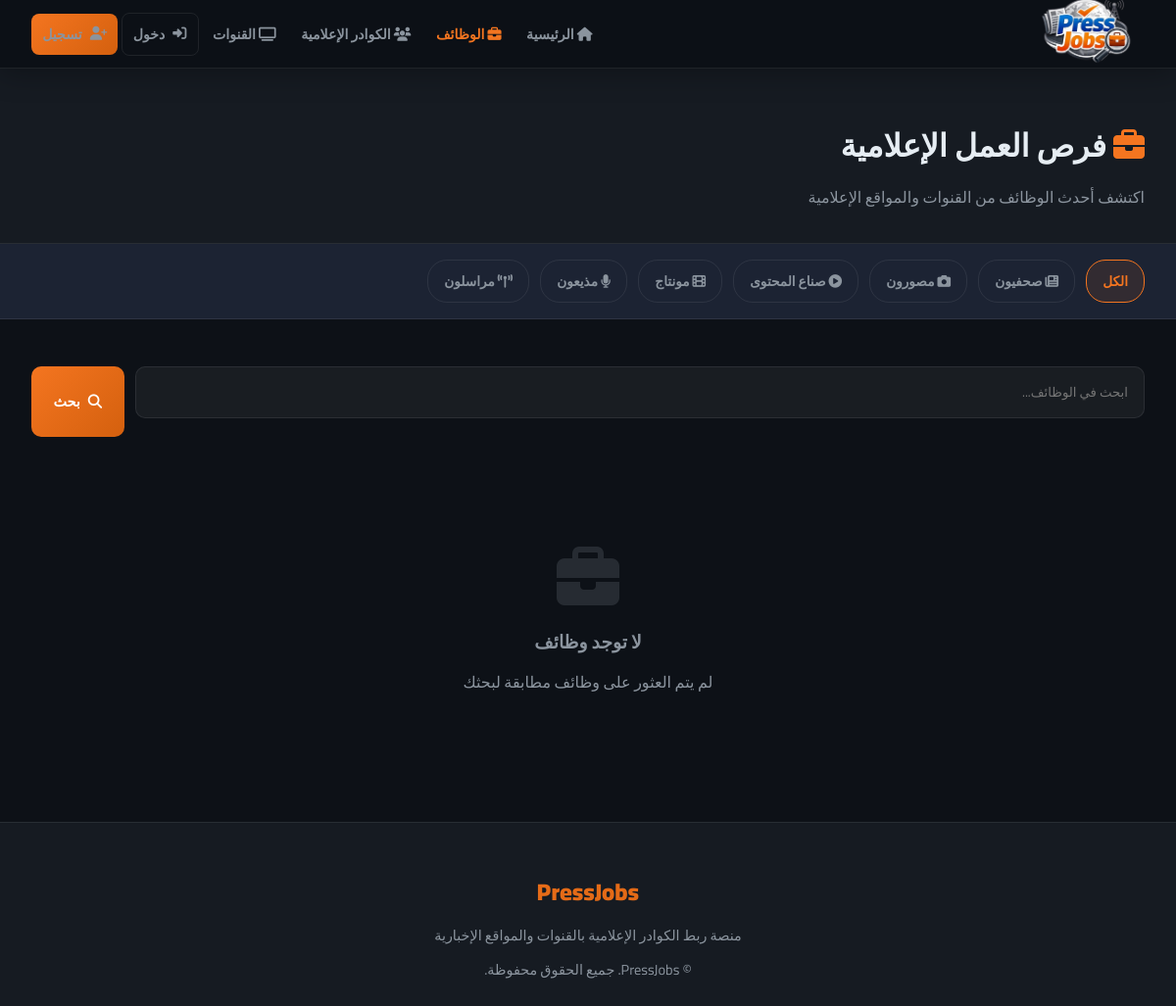
/jobs, run on an earlier commit of the app's database.
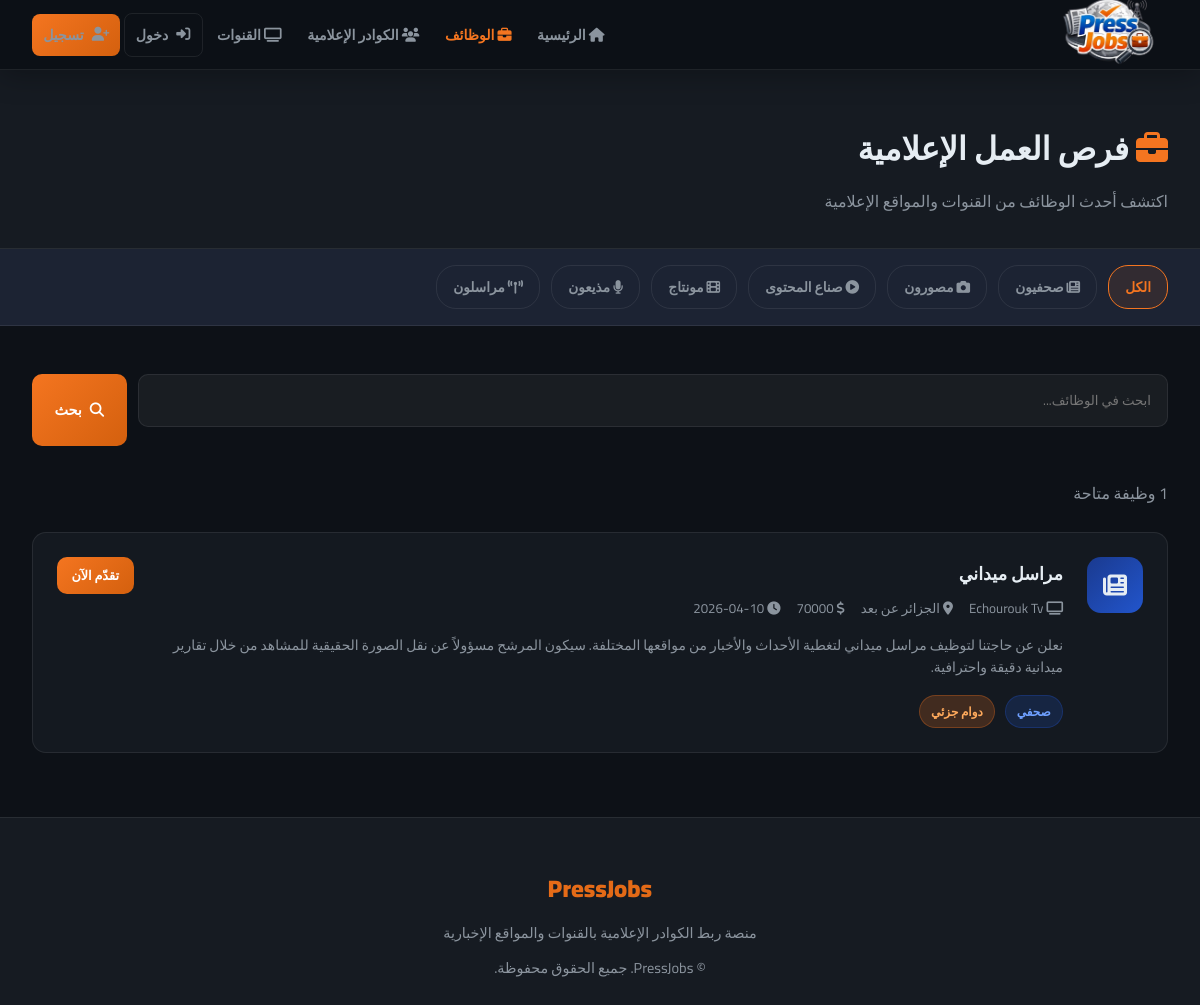
And on a later commit of the database.
### tables this page shows
CREATE TABLE jobs (
        id INTEGER PRIMARY KEY AUTOINCREMENT,
        channel_id INTEGER NOT NULL,
        title TEXT NOT NULL,
        description TEXT NOT NULL,
        category TEXT NOT NULL,
        location TEXT,
        job_type TEXT,
        salary TEXT,
        requirements TEXT,
        created_at TEXT DEFAULT CURRENT_TIMESTAMP,
        FOREIGN KEY(channel_id) REFERENCES users(id)
    );

CREATE TABLE users (
        id INTEGER PRIMARY KEY AUTOINCREMENT,
        name TEXT NOT NULL,
        email TEXT UNIQUE NOT NULL,
        password TEXT NOT NULL,
        account_type TEXT NOT NULL,
        bio TEXT,
        location TEXT,
        skills TEXT,
        education TEXT,
        experience TEXT,
        profile_image TEXT,
        created_at TEXT DEFAULT CURRENT_TIMESTAMP
    , last_name TEXT, gender TEXT, civil_status TEXT, specialty TEXT, years_experience TEXT, preferred_channels TEXT, extra_skills TEXT, cv_filename TEXT, intro_video TEXT, article_links TEXT, channel_type TEXT, cover_image TEXT, is_admin INTEGER DEFAULT 0);

### app.py (the view)
@app.route('/jobs')
def jobs():
    category = request.args.get('category', '')
    search   = request.args.get('search', '')
    conn = get_db()
    query = '''SELECT jobs.*, users.name as channel_name FROM jobs
               JOIN users ON jobs.channel_id = users.id WHERE 1=1'''
    params = []
    if category:
        query += ' AND jobs.category=?'
        params.append(category)
    if search:
        query += ' AND (jobs.title LIKE ? OR jobs.description LIKE ?)'
        params.extend([f'%{search}%', f'%{search}%'])
    query += ' ORDER BY jobs.created_at DESC'
    all_jobs = conn.execute(query, params).fetchall()
    conn.close()
    return render_template('jobs.html', jobs=all_jobs, category=category, search=search)

### app.py (called while the page is built)
def get_db():
    conn = sqlite3.connect(DB_PATH)
    conn.row_factory = sqlite3.Row
    return conn

### templates/jobs.html (shortened to what this page needs)
{% extends 'base.html' %}
{% block content %}
<div class="page-header">
    <div style="max-width:1200px;margin:0 auto">
        <h1><i class="fas fa-briefcase" style="color:var(--orange)"></i> فرص العمل الإعلامية</h1>
        <p>اكتشف أحدث الوظائف من القنوات والمواقع الإعلامية</p>
    </div>
</div>
<div class="filter-bar">
    <a href="/jobs" {% if not category %}class="active"{% endif %}>الكل</a>
    <a href="/jobs?category=journalist" {% if category=='journalist' %}class="active"{% endif %}><i class="fas fa-newspaper"></i> صحفيون</a>
    <a href="/jobs?category=photographer" {% if category=='photographer' %}class="active"{% endif %}><i class="fas fa-camera"></i> مصورون</a>
    <a href="/jobs?category=content" {% if category=='content' %}class="active"{% endif %}><i class="fas fa-play-circle"></i> صناع المحتوى</a>
    <a href="/jobs?category=editor" {% if category=='editor' %}class="active"{% endif %}><i class="fas fa-film"></i> مونتاج</a>
    <a href="/jobs?category=presenter" {% if category=='presenter' %}class="active"{% endif %}><i class="fas fa-microphone"></i> مذيعون</a>
    <a href="/jobs?category=reporter" {% if category=='reporter' %}class="active"{% endif %}><i class="fas fa-broadcast-tower"></i> مراسلون</a>
</div>
<div class="jobs-layout">
    <form class="search-form" method="get">
        <input class="form-group input" type="text" name="search" value="{{ search }}" placeholder="ابحث في الوظائف..." style="padding:0.8rem 1rem;background:rgba(255,255,255,0.05);border:1.5px solid var(--border);border-radius:10px;color:var(--text);font-family:inherit;outline:none">
        <button type="submit" class="btn btn-primary"><i class="fas fa-search"></i> بحث</button>
    </form>
    {% if jobs %}
    <p style="color:var(--text-muted);margin-bottom:1.5rem">{{ jobs|length }} وظيفة متاحة</p>
    {% for job in jobs %}
    <a href="/job/{{ job.id }}" class="job-list-card">
        <div class="jlc-icon"><i class="fas fa-{{ {'journalist':'newspaper','photographer':'camera','content':'play-circle','editor':'film','presenter':'microphone','reporter':'broadcast-tower'}.get(job.category, 'briefcase') }}"></i></div>
        <div class="jlc-body">
            <h3>{{ job.title }}</h3>
            <div class="jlc-meta">
                <span><i class="fas fa-tv"></i> {{ job.channel_name }}</span>
                {% if job.location %}<span><i class="fas fa-map-marker-alt"></i> {{ job.location }}</span>{% endif %}
                {% if job.salary %}<span><i class="fas fa-dollar-sign"></i> {{ job.salary }}</span>{% endif %}
                <span><i class="fas fa-clock"></i> {{ job.created_at[:10] }}</span>
            </div>
            <p class="jlc-excerpt">{{ job.description }}</p>
            <div class="jlc-footer">
                <span class="badge badge-blue">{{ {'journalist':'صحفي','photographer':'مصور','content':'صانع محتوى','editor':'مونتير','presenter':'مذيع','reporter':'مراسل'}.get(job.category, job.category) }}</span>
                {% if job.job_type %}<span class="badge badge-orange">{{ job.job_type }}</span>{% endif %}
            </div>
        </div>
        <span class="btn btn-primary btn-sm">تقدّم الآن</span>
    </a>
    {% endfor %}
    {% else %}
    <div class="empty-state">
        <i class="fas fa-briefcase"></i>
        <h3 style="margin-bottom:0.5rem">لا توجد وظائف</h3>
        <p>لم يتم العثور على وظائف مطابقة لبحثك</p>
    </div>
    {% endif %}
</div>
{% endblock %}

### templates/base.html (shortened to what this page needs)
<!DOCTYPE html>
<html lang="ar" dir="rtl">
<head>
    <link rel="stylesheet" href="https://cdnjs.cloudflare.com/ajax/libs/font-awesome/6.4.0/css/all.min.css">
</head>
<body>
<nav>
    <a href="/" class="nav-brand">
        <img src="/static/images/logo.png" alt="PressJobs">
    </a>
    <div class="nav-links" id="navLinks">
        {% if not session.user_id %}<a href="/" {% if request.endpoint=='index' %}class="active"{% endif %}><i class="fas fa-home"></i> الرئيسية</a>{% endif %}
        <a href="/jobs" {% if request.endpoint=='jobs' %}class="active"{% endif %}><i class="fas fa-briefcase"></i> الوظائف</a>
        <a href="/journalists" {% if request.endpoint=='journalists' %}class="active"{% endif %}><i class="fas fa-users"></i> الكوادر الإعلامية</a>
        <a href="/channels" {% if request.endpoint=='channels' %}class="active"{% endif %}><i class="fas fa-tv"></i> القنوات</a>
        {% if session.user_id %}
        <a href="/profile/{{ session.user_id }}"><i class="fas fa-user"></i> {{ session.user_name }}</a>
        <a href="/logout" class="btn btn-outline btn-sm"><i class="fas fa-sign-out-alt"></i> خروج</a>
        {% else %}
        <a href="/login" class="btn btn-outline btn-sm"><i class="fas fa-sign-in-alt"></i> دخول</a>
        <a href="/register" class="btn btn-primary btn-sm"><i class="fas fa-user-plus"></i> تسجيل</a>
        {% endif %}
    </div>
</nav>
<main>
{% block content %}{% endblock %}
</main>
<footer>
    <div class="footer-brand">PressJobs</div>
    <p>منصة ربط الكوادر الإعلامية بالقنوات والمواقع الإخبارية</p>
    <p style="margin-top:0.5rem">© PressJobs. جميع الحقوق محفوظة.</p>
</footer>
</body>
</html>

### templates/base.html (style rules this page uses)
:root { --blue: #1a3a8f; --blue-mid: #2255cc; --orange: #f47520; --orange-dark: #d4600e; --dark: #0d1117; --dark2: #161b22; --dark3: #1c2333; --border: rgba(255,255,255,0.08); --text: #e6edf3; --text-muted: #8b949e; --card-bg: rgba(22, 27, 34, 0.9); --gradient-blue: linear-gradient(135deg, #1a3a8f, #2255cc); --gradient-orange: linear-gradient(135deg, #f47520, #d4600e); --gradient-hero: linear-gradient(135deg, #0d1117 0%, #1a2240 50%, #0d1117 100%); }
* { margin: 0; padding: 0; box-sizing: border-box; }
body { font-family: 'Cairo', 'Tajawal', sans-serif; background: var(--dark); color: var(--text); direction: rtl; overflow-x: hidden; }
nav { position: fixed; top: 0; width: 100%; z-index: 1000; background: rgba(13,17,23,0.95); backdrop-filter: blur(20px); border-bottom: 1px solid var(--border); padding: 0 2rem; height: 70px; display: flex; align-items: center; justify-content: space-between; box-shadow: 0 4px 30px rgba(0,0,0,0.3); }
.nav-brand { display: flex; align-items: center; gap: 0.7rem; text-decoration: none; }
.nav-brand img { height: 7rem; width: auto; }
.nav-links { display: flex; align-items: center; gap: 0.2rem; flex-wrap: nowrap; overflow: visible; }
.nav-links a { color: var(--text-muted); text-decoration: none; padding: 0.5rem 0.7rem; border-radius: 8px; font-size: 0.88rem; font-weight: 600; transition: all 0.3s; white-space: nowrap; }
.nav-links a.active { color: var(--orange); }
.btn { display: inline-flex; align-items: center; gap: 0.5rem; padding: 0.6rem 1.4rem; border-radius: 10px; font-family: inherit; font-weight: 700; cursor: pointer; transition: all 0.3s; text-decoration: none; border: none; font-size: 0.9rem; }
.btn-primary { background: var(--gradient-orange); color: white; }
.btn-outline { background: transparent; color: var(--text); border: 1.5px solid var(--border); }
.btn-sm { padding: 0.4rem 0.9rem; font-size: 0.8rem; }
main { padding-top: 70px; min-height: calc(100vh - 70px); }
.badge { display: inline-flex; align-items: center; gap: 0.3rem; padding: 0.25rem 0.7rem; border-radius: 20px; font-size: 0.75rem; font-weight: 700; }
.badge-blue { background: rgba(34,85,204,0.2); color: #6fa0ff; border: 1px solid rgba(34,85,204,0.3); }
.badge-orange { background: rgba(244,117,32,0.2); color: #ffaa5c; border: 1px solid rgba(244,117,32,0.3); }
footer { background: var(--dark2); border-top: 1px solid var(--border); padding: 3rem 2rem 1.5rem; text-align: center; }
footer .footer-brand { font-size: 1.5rem; font-weight: 900; background: var(--gradient-orange); -webkit-background-clip: text; -webkit-text-fill-color: transparent; margin-bottom: 0.5rem; }
footer p { color: var(--text-muted); font-size: 0.9rem; }
.form-group { margin-bottom: 1.2rem; }

What changed in the data, as far as the page shows it:
added jobs: title "مراسل ميداني", channel_name "Echourouk Tv", location "الجزائر عن بعد", salary "70000", created_at "2026-04-10", description "نعلن عن حاجتنا لتوظيف مراسل ميداني لتغطية الأحداث والأخبار من مواقعها المختلفة. سيكون المرشح مسؤولاً عن نقل الصورة الحقيقية للمشاهد من خلال تقارير ميدانية دقيقة واحترافية.", category "صحفي", job_type "دوام جزئي"
Also different on the page:
text no longer shown: "لا توجد وظائف لم يتم العثور على وظائف مطابقة لبحثك"
text now shown: "وظيفة متاحة"
